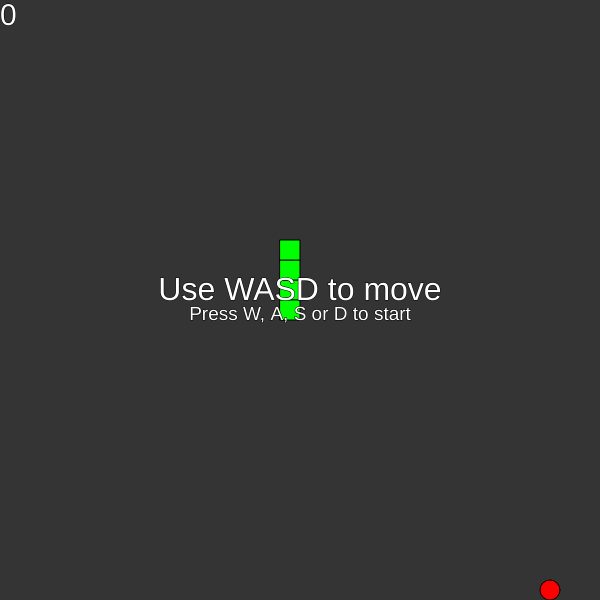
Frame 1 (no input)
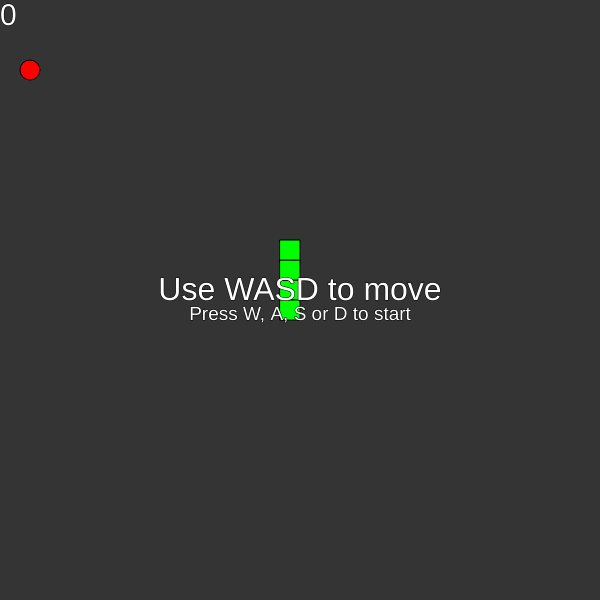
Frame 2 (the mouse pressed at the canvas centre, redrawn once)

The p5.js sketch that drew these frames (run headless with seeded random() and noise() and a simulated clock; the mouse was pressed at the canvas centre and the sketch redrawn once):

// p5.js sketch
// ── sketch.js
let windowX = 600;
let windowY = 600;

let cubeSize = 20;

let playerLength = 5;
let snakeLength = 3;

let playerX = 14;
let playerY = 15;

let tailPosX = [];
let tailPosY = [];

let rows = windowY / cubeSize;
let cols = windowX / cubeSize;

let gameStart = false;

let dir = 3;

let time = 0;

let fruitXfloat = (Math.random() * cols - 1) + 1;
let fruitYfloat = (Math.random() * rows - 1 + 1);

let fruitX = Math.floor(fruitXfloat);
let fruitY = Math.floor(fruitYfloat);

let score = 0;

function setup() {
  createCanvas(windowX, windowY);

  for (let i = 0; i < 3; i++) {
    tailPosX.push(14);
  }

  for (let i = 14; i >= 12; i--) {
    tailPosY.push(i);
  }
}

function draw() {
  background(52);
  time += 1;



  showPlayer();
  movePlayer();
  drawFruit();
  addFruit();

  fill(255);
  textSize(30);
  textAlign(LEFT);
  text(score, 0, 25);

  if (gameStart == false) {
    startScreen();
  }

  if (gameOver()) {
    fill(255, 0, 0);
    textSize(32);
    textAlign(CENTER);
    text("Game Over", width / 2, height / 2);
    textSize(19);
    text("Press 'R' to restart", width / 2, height / 2 + 20);
    noLoop();
  }
}

function keyPressed() {
  if (keyCode == 87 && dir != 3 && gameStart == true) {
    dir = 1;
  } else if (keyCode == 65 && dir != 2 && gameStart == true) {
    dir = 4;
  } else if (keyCode == 83 && dir != 1 && gameStart == true) {
    dir = 3;
  } else if (keyCode == 68 && dir != 4 && gameStart == true) {
    dir = 2;
  } else if (keyCode == 82 && gameOver()) {
    loop();
    restart();
  }

  if (keyCode == 87 && dir != 3 && gameStart == false) {
    gameStart = true;
    loop();
    dir = 1;
  } else if (keyCode == 65 && dir != 2 && gameStart == false) {
    gameStart = true;
    loop();
    dir = 4;
  } else if (keyCode == 83 && dir != 1 && gameStart == false) {
    gameStart = true;
    loop();
    dir = 3;
  } else if (keyCode == 68 && dir != 4 && gameStart == false) {
    gameStart = true;
    loop();
    dir = 2;
  }
}

function movePlayer() {
  if (time % 6 == 0) {
    for (let i = snakeLength - 1; i >= 0; i--) {
      if (i == 0) {
        tailPosX[i] = playerX;
        tailPosY[i] = playerY;
      } else {
        tailPosX[i] = tailPosX[i - 1];
        tailPosY[i] = tailPosY[i - 1];
      }
    }

    if (dir == 1) {
      playerY -= 1;
    } else if (dir == 2) {
      playerX += 1;
    } else if (dir == 3) {
      playerY += 1;
    } else if (dir == 4) {
      playerX -= 1;
    }
  }
}

function showPlayer() {
  for (let i = 0; i < snakeLength; i++) {
    stroke(0);
    fill(0, 255, 0);
    rect(tailPosX[i] * cubeSize, tailPosY[i] * cubeSize, cubeSize, cubeSize);
  }

  fill(0, 255, 0);
  rect(playerX * cubeSize, playerY * cubeSize, cubeSize, cubeSize);
}

function addFruit() {
  if (fruitGot() || time == 1) {
    fruitXfloat = (Math.random() * cols - 1) + 1;
    fruitYfloat = (Math.random() * rows - 1) + 1;

    fruitX = Math.floor(fruitXfloat);
    fruitY = Math.floor(fruitYfloat);

    if (fruitX == playerX && fruitY == playerY) {
      addFruit();
    }

    for (let i = 0; i < snakeLength; i++) {
      if (fruitX == tailPosX[i] && fruitY == tailPosY[i]) {
        addFruit();
      }
    }
  }
}

function drawFruit() {
  fill(255, 0, 0);
  ellipse((fruitX * cubeSize) + cubeSize / 2, (fruitY * cubeSize) + cubeSize / 2, cubeSize, cubeSize);
}

function fruitGot() {
  if (playerX == fruitX && playerY == fruitY) {
    tailPosX.push(tailPosX[snakeLength - 1] - cubeSize);
    tailPosY.push(tailPosY[snakeLength - 1] - cubeSize);

    snakeLength += 1;
    score += 1;
    return true;
  }
  return false;
}

function gameOver() {
  for (let i = 0; i < snakeLength; i++) {
    if (tailPosX[i] == playerX && tailPosY[i] == playerY) {
      return true;
    }
  }

  if (playerX * cubeSize >= width || playerX * cubeSize < 0 || playerY * cubeSize >= height || playerY * cubeSize < 0) {
    return true;
  } else {
    return false;
  }
}

function restart() {
  loop();

  score = 0;
  playerX = 14;
  playerY = 15;
  fruitXfloat = (Math.random() * cols - 1) + 1;
  fruitYfloat = (Math.random() * rows - 1) + 1;

  fruitX = Math.floor(fruitXfloat);
  fruitY = Math.floor(fruitYfloat);
  dir = 3;
  snakeLength = 3;

  for (let i = 0; i < tailPosX.length; i++) {
    tailPosX.pop(i);
    tailPosY.pop(i);
  }

  for (let i = 0; i < 3; i++) {
    tailPosX.push(14);
  }

  for (let i = 14; i >= 12; i--) {
    tailPosY.push(i);
  }
}

function startScreen() {
  fill(255, 255, 255);

  textAlign(CENTER);
  textSize(32);

  text("Use WASD to move", width/2, height / 2);

  textSize(19);
  text("Press W, A, S or D to start", width / 2, height / 2 + 20);

  noLoop();
}
